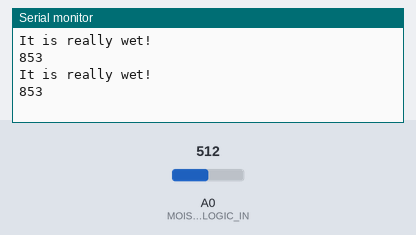
Recording of a sketch running on a simulated Arduino Uno, built with avr-gcc and run on an emulated ATmega328P. Parts: the last lines printed to the serial monitor. Inputs (shaded band) come from the test bench; at power-on: A0 (MOISTURE_ANALOGIC_IN) = 512.

Above: at 1.8 s.
1.9 s: A0 (MOISTURE_ANALOGIC_IN) set to 716
At 2.8 s:
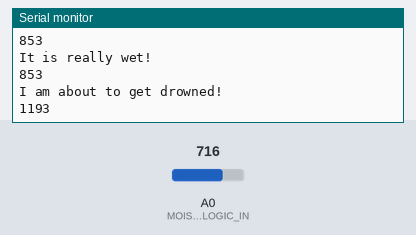
4.5 s: A0 (MOISTURE_ANALOGIC_IN) set to 306
At 5.8 s:
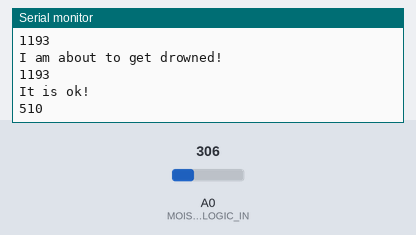
7.5 s: A0 (MOISTURE_ANALOGIC_IN) set to 122
At 8.5 s:
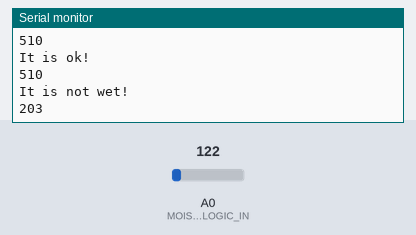
10.5 s: A0 (MOISTURE_ANALOGIC_IN) set to 0
At 11.8 s:
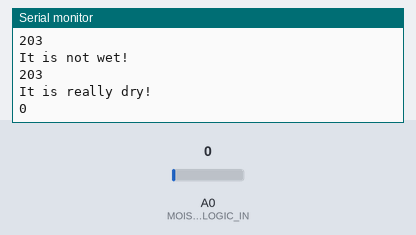
Timing chart, 0 to 13.5 s (numbered marks = the images above; inputs shaded):
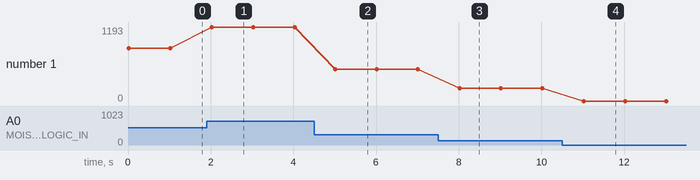

Measured:
- after the input at 1.9 s, the serial monitor: prints a new line after 0.10 s (image 1)
- after the input at 4.5 s, the serial monitor: prints a new line after 0.50 s (image 2)
- after the input at 7.5 s, the serial monitor: prints a new line after 0.50 s (image 3)
- after the input at 10.5 s, the serial monitor: prints a new line after 0.51 s (image 4)
- plotted number 1: 853 → 1193 after the input at 1.9 s, 1193 → 510 after the input at 4.5 s, 510 → 203 after the input at 7.5 s, 203 → 0 after the input at 10.5 s

The sketch:

hw390.ino
```cpp
const int MOISTURE_ANALOGIC_IN = A0; // Arduino's analogic pin
const int BOARD_RESOLUTION = 1024; // The analogic board resolution, for example Arduino Uno is 10 bit (from 0 to 1023)
const float OPERATIONAL_VOLTAGE = 5.0; // The default Arduino voltage
const float MAX_SENSOR_VOLTAGE = 3.0; // The maximum voltage that the sensor can output
const float SENSOR_READ_RATIO = OPERATIONAL_VOLTAGE / MAX_SENSOR_VOLTAGE; // The ratio betwent the two voltages

void setup() {
  Serial.begin(9600); // Serial Port setup
}

void loop() {
  int moistureAnalogicVal = analogRead(MOISTURE_ANALOGIC_IN) * SENSOR_READ_RATIO; // Read the analogic data and convert it to [0, 1023] range

  if (moistureAnalogicVal < BOARD_RESOLUTION * 0.1) {
    Serial.println("It is really dry!");
    Serial.println(moistureAnalogicVal);
  } else if (moistureAnalogicVal < BOARD_RESOLUTION * 0.33) {
    Serial.println("It is not wet!");
    Serial.println(moistureAnalogicVal);
  } else if (moistureAnalogicVal < BOARD_RESOLUTION * 0.66) {
    Serial.println("It is ok!");
    Serial.println(moistureAnalogicVal);
  } else if (moistureAnalogicVal < BOARD_RESOLUTION * 0.9) {
    Serial.println("It is really wet!");
    Serial.println(moistureAnalogicVal);
  } else {
    Serial.println("I am about to get drowned!");
    Serial.println(moistureAnalogicVal);
  }

  delay(1000); // Wait 3 second
}
```
